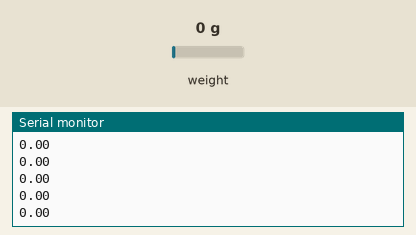
The sketch below on a simulated Arduino Uno, built with avr-gcc and run on an emulated ATmega328P. Parts: the last lines printed to the serial monitor. Inputs (shaded band) come from the test bench; at power-on: weight on the scale 0 g.

Above: at 2.2 s.
2.3 s: weight on the scale set to 1250 g
At 2.31 s:
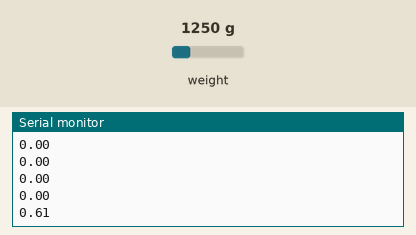
3.8 s: weight on the scale set to 2500 g
At 3.82 s:
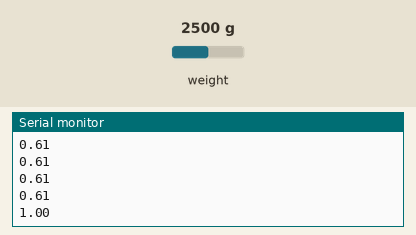
Timing chart, 0 to 6.8 s (numbered marks = the images above; inputs shaded):
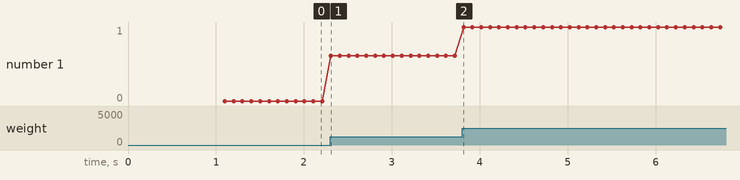

Measured:
- after the input at 2.3 s, the serial monitor: prints a new line at once (image 1)
- after the input at 3.8 s, the serial monitor: prints a new line at once (image 2)
- plotted number 1: 0 → 0.61 after the input at 2.3 s, 0.61 → 1 after the input at 3.8 s

The sketch:

load_cell_module.ino
```cpp
/**
 * The software running on the Arduino controlling the load cell.
 * Produces a 10 Hz output signal between 0 and 1 indicating how
 * string the load cell was pulled. This signal is interpreted
 * as different speeds of moving forward.
 *
 * Compilation requires the HX711 Arduino library by Rob Tillaart.
 * The CLK pin of the HX711 is wired to digital 3 and the data output
 * is wired to digital 4 of the Arduino.
 */

#include "HX711.h"

uint8_t data_pin  = 4;
uint8_t clock_pin = 3;
HX711 treadmill;

float raw_measurement(float value)
{
  return value;
}

float ema_measurement(float value, float alpha)
{
  static float result = NAN;
  if(isnan(result))
  {
    result = value;
  }
  else
  {
    float prev_result = result;
    result = alpha * value + (1 - alpha) * prev_result;
  }
  return result;
}

float normalize_measurement(float value, float min_value, float max_value)
{
  float result = (value - min_value) / (max_value - min_value);
  if(result > 1.0)
    result = 1.0;
  else if(result < 0.0)
    result = 0.0;
  return result;
}


void setup()
{
  treadmill.begin(data_pin, clock_pin);
  Serial.begin(9600);
  while(!Serial) {}
  treadmill.set_scale();
  treadmill.tare();
}

void loop()
{
  float raw_value = treadmill.get_units();
  /*
  This is an active decision against smoothing. A useful EMA smoothing would lead
  to too much latency for a useful game input device.
  */
  // float smoothed_value = ema_measurement(raw_value, 0.07);
  float normalized_value = normalize_measurement(raw_value, 100000.0, 800000.0);
  Serial.println(normalized_value);
}
```
